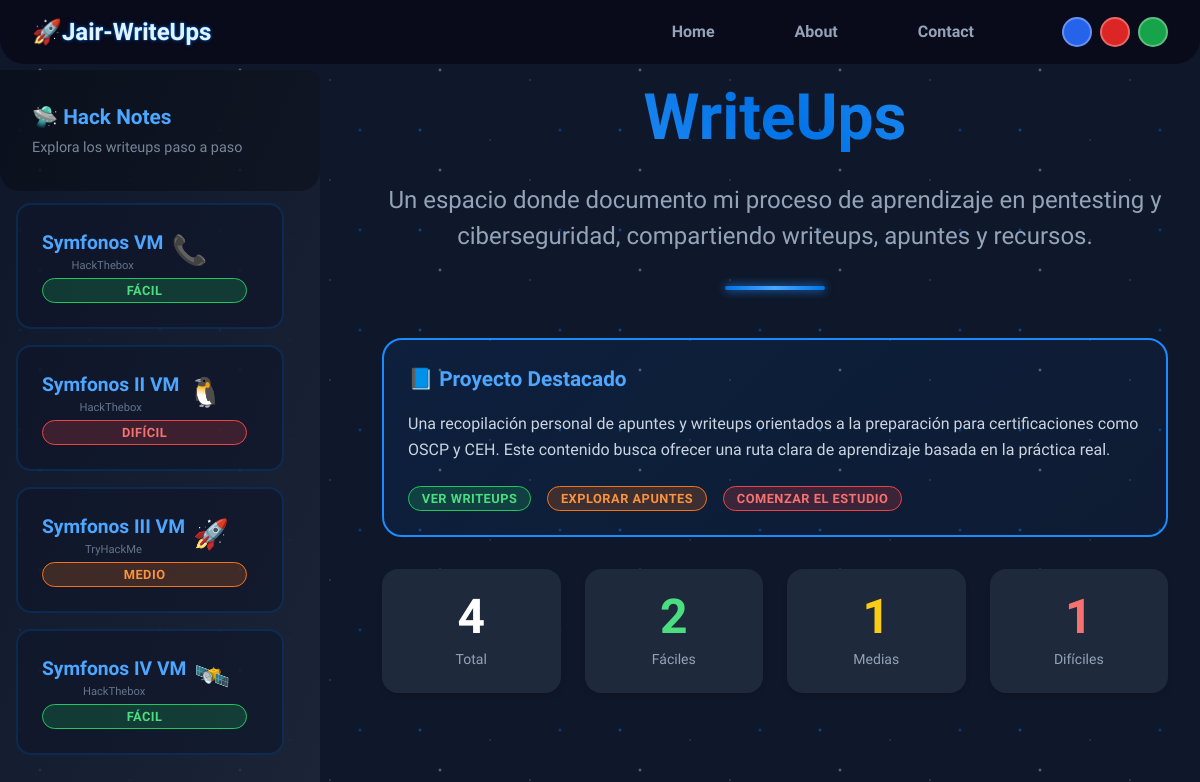
The page / on the database its author committed.
### home/models.py (models this page shows, shortened)
class HomeConfig(models.Model):
    titulo = models.CharField(max_length=200, default="Título por defecto")
    subtitulo = models.CharField(max_length=300, default="Subtítulo por defecto")
    card_titulo = models.CharField(max_length=200)
    card_emoji = models.CharField(max_length=10, help_text="Ej: 🚀")
    card_descripcion = models.TextField()
    boton_1_texto = models.CharField(max_length=50, blank=True, null=True)
    boton_1_url = models.URLField(blank=True, null=True)
    boton_2_texto = models.CharField(max_length=50, blank=True, null=True)
    boton_2_url = models.URLField(blank=True, null=True)
    boton_3_texto = models.CharField(max_length=50, blank=True, null=True)
    boton_3_url = models.URLField(blank=True, null=True)
    class Meta:
        verbose_name = "Configuración de Home"
        verbose_name_plural = "Configuración de Home"

### home/views.py (the view)
# urls.py: path('', home_view, name="home"),
def home_view(request):
    config = HomeConfig.objects.first()
    machines = Machine.objects.all().values("difficulty")
    difficulties = [m["difficulty"] for m in machines if m.get("difficulty")]
    counts = Counter(difficulties)
    stats = {
        "total": len(machines),
        "easy": counts.get("Easy", 0),
        "medium": counts.get("Medium", 0),
        "hard": counts.get("Hard", 0),
    }
    context = {
        "config": config,
        "stats": stats,
    }
    return render(request, "home.html", context)

### machines/context_processors.py (called while the page is built)
def base_url(request):
    return {
        "BASE_URL": settings.BASE_URL
    }

### home/templates/home.html
{% extends "base.html" %}
{% block content %}
<div id="home-page" class="page-content">
    <div class="hero-section">
        <h1 class="hero-title break-words">{{ config.titulo }}</h1>
        <p class="hero-subtitle">
            {{ config.subtitulo }}
        </p>
        <div class="hero-divider"></div>
    </div>
    <div class="feature-card" style="background: linear-gradient(135deg, rgba(0, 115, 230, 0.1) 0%, rgba(0, 115, 230, 0.05) 100%); border-color: var(--primary-400);">
        <h3 class="feature-title">{{ config.card_emoji }} {{ config.card_titulo }}</h3>
        <p class="feature-description" style="margin-bottom: 1.5rem;">
            {{ config.card_descripcion }}
        </p>
        <div style="display: flex; flex-wrap: wrap; gap: 1rem;">
            <span class="machine-difficulty difficulty-easy">{{ config.boton_1_texto }}</span>
            <span class="machine-difficulty difficulty-medium">{{ config.boton_2_texto }}</span>
            <span class="machine-difficulty difficulty-hard">{{ config.boton_3_texto }}</span>
        </div>
    </div>
	<div class="mb-16 grid grid-cols-1 sm:grid-cols-2 lg:grid-cols-4 gap-6 mt-8">
	    <div class="bg-slate-800 rounded-2xl p-6 text-center shadow-md">
	        <div class="text-5xl font-bold text-white">{{ stats.total }}</div>
	        <div class="mt-2 text-sm text-slate-400">Total</div>
	    </div>
	    <div class="bg-slate-800 rounded-2xl p-6 text-center shadow-md">
	        <div class="text-5xl font-bold text-green-400">{{ stats.easy }}</div>
	        <div class="mt-2 text-sm text-slate-400">Fáciles</div>
	    </div>
	    <div class="bg-slate-800 rounded-2xl p-6 text-center shadow-md">
	        <div class="text-5xl font-bold text-yellow-400">{{ stats.medium }}</div>
	        <div class="mt-2 text-sm text-slate-400">Medias</div>
	    </div>
	    <div class="bg-slate-800 rounded-2xl p-6 text-center shadow-md">
	        <div class="text-5xl font-bold text-red-400">{{ stats.hard }}</div>
	        <div class="mt-2 text-sm text-slate-400">Difíciles</div>
	    </div>
	</div>
</div>
{% endblock %}

### static/css/styles_main.css (style rules this page uses)
:root { --primary-50: #e6f3ff; --primary-100: #b3d9ff; --primary-200: #80bfff; --primary-300: #4da6ff; --primary-400: #1a8cff; --primary-500: #0073e6; --primary-600: #0059b3; --primary-700: #004080; --primary-800: #00264d; --primary-900: #000d1a; --primary-shadow: 0, 115, 230; }
* { margin: 0; padding: 0; box-sizing: border-box; }
body { font-family: 'Exo 2', sans-serif; background: #0f172a; color: #e2e8f0; min-height: 100vh; overflow-x: hidden; position: relative; }
body::before { content: ''; position: fixed; top: 0; left: 0; width: 100%; height: 100%; background-image: radial-gradient(2px 2px at 20px 30px, var(--primary-400), transparent), radial-gradient(2px 2px at 40px 70px, rgba(255, 255, 255, 0.8), transparent), radial-gradient(1px 1px at 90px 40px, var(--primary-300), transparent), radial-gradient(1px 1px at 130px 80px, rgba(255, 255, 255, 0.6), transparent), radial-gradient(2px 2px at 160px 30px, var(--primary-500), transparent); background-repeat: repeat; background-size: 200px 100px; animation: twinkle 8s linear infinite; z-index: -1; opacity: 0.6; }

### static/css/styles_sidebar.css (style rules this page uses)
.machine-difficulty { font-size: 0.8rem; padding: 0.1rem 0.8rem; border-radius: 15px; font-weight: 600; text-transform: uppercase; letter-spacing: 0.5px; }
.difficulty-easy { background: rgba(34, 197, 94, 0.2); color: #4ade80; border: 1px solid #22c55e; }
.difficulty-medium { background: rgba(249, 115, 22, 0.2); color: #fb923c; border: 1px solid #f97316; }
.difficulty-hard { background: rgba(239, 68, 68, 0.2); color: #f87171; border: 1px solid #ef4444; }

### static/css/styles_main_content.css (style rules this page uses)
.page-content { animation: fadeInUp 0.6s ease-out; }

### static/css/styles_home_page.css (style rules this page uses)
.hero-section { text-align: center; position: relative; }
.hero-title { font-family: 'Orbitron', monospace; font-size: 4rem; font-weight: 900; color: var(--primary-400); text-shadow: 0 0 0x var(--primary-500), 0 0 0x var(--primary-600), 0 0 0x var(--primary-700); margin-bottom: 1rem; background: linear-gradient(45deg, var(--primary-300), var(--primary-500), var(--primary-300)); -webkit-background-clip: text; background-clip: text; -webkit-text-fill-color: transparent; animation: titleGlow 3s ease-in-out infinite; }
.hero-subtitle { font-size: 1.5rem; color: #94a3b8; margin-bottom: 2rem; font-weight: 300; }
.hero-divider { width: 100px; height: 4px; background: linear-gradient(90deg, var(--primary-500), var(--primary-300), var(--primary-500)); margin: 0 auto 3rem; border-radius: 2px; box-shadow: 0 0 10px var(--primary-400); }
.feature-card { background: linear-gradient(135deg, rgba(15, 23, 42, 0.8) 0%, rgba(30, 41, 59, 0.8) 100%); border: 2px solid color-mix(in srgb, var(--primary-500) 30%, transparent); border-radius: 20px; padding: 1.5rem; transition: all 0.4s ease; position: relative; overflow: hidden; }
.feature-card::before { content: ''; position: absolute; top: 0; left: 0; right: 0; height: 100%; background: radial-gradient(circle at center, var(--primary-700) 0%, transparent 70%); opacity: 0; transition: opacity 0.4s ease; }
.feature-title { font-family: 'Orbitron', monospace; font-size: 1.3rem; font-weight: 700; color: var(--primary-300); margin-bottom: 1rem; }
.feature-description { color: #cbd5e1; line-height: 1.6; position: relative; z-index: 1; }

### rows shown on the page
HomeConfig: titulo "WriteUps", subtitulo "Un espacio donde documento mi proceso de aprendizaje en pentesting y ciberseguridad, compartiendo writeups, apuntes y recursos.", card_emoji "📘", card_titulo "Proyecto Destacado", card_descripcion "Una recopilación personal de apuntes y writeups orientados a la preparación para certificaciones como OSCP y CEH. Este contenido busca ofrecer una ruta clara de aprendizaje basada en la práctica real.", boton_1_texto "VER WRITEUPS", boton_2_texto "EXPLORAR APUNTES", boton_3_texto "COMENZAR EL ESTUDIO"

### other values the page prints
{{ stats.total }} "4"
{{ stats.easy }} "2"
{{ stats.medium }} "1"
{{ stats.hard }} "1"
